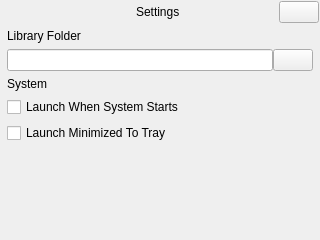
<?xml version="1.0" encoding="UTF-8"?>
<ui version="4.0">
 <class>SettingsWindow</class>
 <widget class="QMainWindow" name="SettingsWindow">
  <property name="windowModality">
   <enum>Qt::ApplicationModal</enum>
  </property>
  <property name="geometry">
   <rect>
    <x>0</x>
    <y>0</y>
    <width>320</width>
    <height>240</height>
   </rect>
  </property>
  <property name="windowTitle">
   <string>MainWindow</string>
  </property>
  <widget class="QWidget" name="centralwidget">
   <layout class="QVBoxLayout" name="verticalLayout">
    <property name="leftMargin">
     <number>1</number>
    </property>
    <property name="topMargin">
     <number>1</number>
    </property>
    <property name="rightMargin">
     <number>1</number>
    </property>
    <property name="bottomMargin">
     <number>1</number>
    </property>
    <item>
     <layout class="QHBoxLayout" name="horizontalLayout_2">
      <property name="leftMargin">
       <number>42</number>
      </property>
      <item>
       <spacer name="horizontalSpacer">
        <property name="orientation">
         <enum>Qt::Horizontal</enum>
        </property>
        <property name="sizeHint" stdset="0">
         <size>
          <width>40</width>
          <height>20</height>
         </size>
        </property>
       </spacer>
      </item>
      <item>
       <widget class="QLabel" name="TitleLabel">
        <property name="text">
         <string>Settings</string>
        </property>
       </widget>
      </item>
      <item>
       <spacer name="horizontalSpacer_2">
        <property name="orientation">
         <enum>Qt::Horizontal</enum>
        </property>
        <property name="sizeHint" stdset="0">
         <size>
          <width>40</width>
          <height>20</height>
         </size>
        </property>
       </spacer>
      </item>
      <item>
       <widget class="QPushButton" name="CloseButton">
        <property name="text">
         <string/>
        </property>
        <property name="icon">
         <iconset>
          <normalon>:/resources/icons/close.svg</normalon>
         </iconset>
        </property>
        <property name="iconSize">
         <size>
          <width>32</width>
          <height>32</height>
         </size>
        </property>
       </widget>
      </item>
     </layout>
    </item>
    <item>
     <layout class="QVBoxLayout" name="verticalLayout_2">
      <property name="spacing">
       <number>6</number>
      </property>
      <property name="leftMargin">
       <number>6</number>
      </property>
      <property name="topMargin">
       <number>0</number>
      </property>
      <property name="rightMargin">
       <number>6</number>
      </property>
      <property name="bottomMargin">
       <number>6</number>
      </property>
      <item>
       <widget class="QLabel" name="label">
        <property name="text">
         <string>Library Folder</string>
        </property>
       </widget>
      </item>
      <item>
       <layout class="QHBoxLayout" name="horizontalLayout">
        <property name="spacing">
         <number>0</number>
        </property>
        <item>
         <widget class="QLineEdit" name="LibraryFolderLineEdit">
          <property name="contextMenuPolicy">
           <enum>Qt::NoContextMenu</enum>
          </property>
          <property name="readOnly">
           <bool>true</bool>
          </property>
         </widget>
        </item>
        <item>
         <widget class="QPushButton" name="SetLibraryFolderButton">
          <property name="text">
           <string/>
          </property>
          <property name="icon">
           <iconset>
            <normalon>:/resources/icons/folder.svg</normalon>
           </iconset>
          </property>
         </widget>
        </item>
       </layout>
      </item>
      <item>
       <widget class="QLabel" name="label_2">
        <property name="text">
         <string>System</string>
        </property>
       </widget>
      </item>
      <item>
       <widget class="QCheckBox" name="LaunchWhenSystemStartsCheckBox">
        <property name="text">
         <string>Launch When System Starts</string>
        </property>
       </widget>
      </item>
      <item>
       <widget class="QCheckBox" name="LaunchMinimizedToTrayCheckBox">
        <property name="text">
         <string>Launch Minimized To Tray</string>
        </property>
       </widget>
      </item>
     </layout>
    </item>
    <item>
     <spacer name="verticalSpacer">
      <property name="orientation">
       <enum>Qt::Vertical</enum>
      </property>
      <property name="sizeHint" stdset="0">
       <size>
        <width>20</width>
        <height>40</height>
       </size>
      </property>
     </spacer>
    </item>
   </layout>
  </widget>
  <widget class="QMenuBar" name="menubar">
   <property name="geometry">
    <rect>
     <x>0</x>
     <y>0</y>
     <width>320</width>
     <height>21</height>
    </rect>
   </property>
  </widget>
  <widget class="QStatusBar" name="statusbar">
   <property name="sizeGripEnabled">
    <bool>false</bool>
   </property>
  </widget>
 </widget>
 <resources>
  <include location="../resources/resources.qrc"/>
 </resources>
 <connections/>
</ui>
